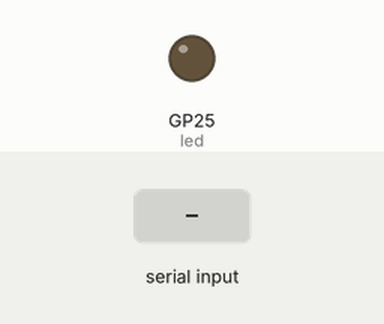
Simulated run of this program. Board: Raspberry Pi Pico running MicroPython. Shown: output pins drawn as LEDs (lit = HIGH). Inputs (shaded band) come from the test bench. What the program prints to the serial console is not drawn.

Above: at 1.2 s.
1.3 s: "1" received over the second serial link
Timing chart, 0 to 4.3 s (numbered marks = the images above; inputs shaded):
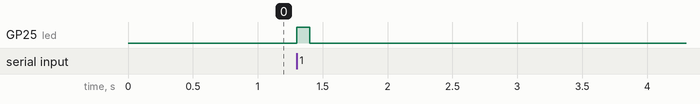

Measured:
- after the input at 1.3 s, GP25 (led): LOW → HIGH at once, → LOW 0.10 s later

The program:

led_uart.py
```python
from machine import UART, Pin
import time

uart = UART(0, baudrate=9600, tx=Pin(0), rx=Pin(1))
led = Pin(25, Pin.OUT)

while True:
    if uart.any():
        data = uart.read()
        if data and b'1' in data:
            led.value(1)  # LED ON
            print("Přijato '1' - LED zapnuta")
        else:
            led.value(0)  # LED OFF pokud není '1'
    else:
        led.value(0)
    time.sleep(0.1)
```
